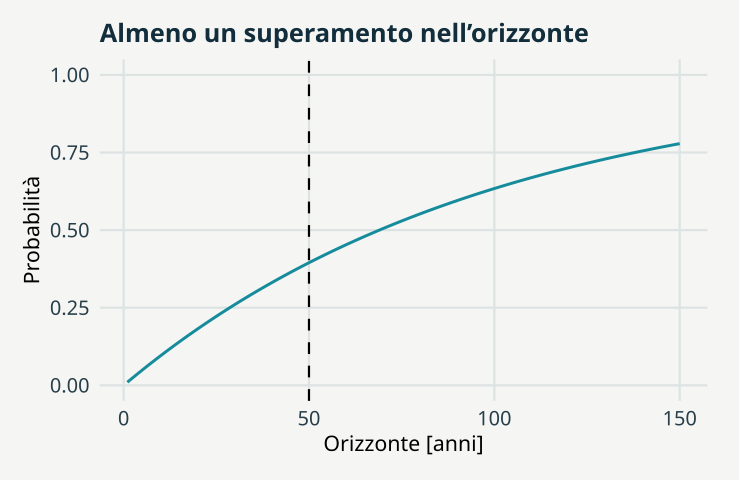

Source code (R):
# GeoStat Lab — funzioni comuni. R >= 4.3; ggplot2 >= 3.4; jsonlite.
suppressPackageStartupMessages(library(ggplot2))
col_geo <- c('#168B9C','#BC5B35','#7054A4','#A17B19','#227864','#64748B')
theme_set(theme_minimal(base_size=17, base_family='sans') + theme(
  plot.background=element_rect(fill='#F5F6F3',colour=NA),
  panel.background=element_rect(fill='#F5F6F3',colour=NA),
  panel.grid.minor=element_blank(),panel.grid.major=element_line(colour='#DCE3E2'),
  plot.title=element_text(size=19,face='bold',colour='#122D3B'),
  plot.subtitle=element_text(size=13,colour='#405560',margin=margin(b=12)),
  axis.text=element_text(size=15,colour='#273E4A'),axis.title=element_text(size=16),
  legend.position='bottom',legend.title=element_blank(),legend.text=element_text(size=14),
  strip.text=element_text(size=15,face='bold'),plot.margin=margin(18,24,18,18)))
metric <- function(...) data.frame(grandezza=names(c(...)),valore=as.character(c(...)),check.names=FALSE)
f <- function(x,d=3) {out<-formatC(x,digits=d,format='fg');out[!is.finite(x)]<-'Non definito';out}
line_plot <- function(d,x='x',y='y',title='',xl=x,yl=y,group=NULL) {
 p<-ggplot(d,aes(x=.data[[x]],y=.data[[y]]))
 if(is.null(group)) p<-p+geom_line(colour=col_geo[1],linewidth=1.05) else p<-p+aes(colour=.data[[group]],group=.data[[group]])+geom_line(linewidth=1)+scale_colour_manual(values=col_geo)
 p+labs(title=title,x=xl,y=yl)
}
point_plot <- function(d,x='x',y='y',title='',xl=x,yl=y,group=NULL) {
 p<-ggplot(d,aes(x=.data[[x]],y=.data[[y]]))
 if(is.null(group))p<-p+geom_point(colour=col_geo[1],size=2.5,alpha=.8) else p<-p+aes(colour=.data[[group]])+geom_point(size=2.7,alpha=.85)+scale_colour_manual(values=col_geo)
 p+labs(title=title,x=xl,y=yl)
}
hist_plot<-function(x,title='',xl='Valore',bins=20)ggplot(data.frame(x=x),aes(x))+geom_histogram(bins=bins,fill=col_geo[1],colour='#F5F6F3')+labs(title=title,x=xl,y='Frequenza')
bar_plot<-function(d,x='gruppo',y='valore',title='',yl='Valore')ggplot(d,aes(x=.data[[x]],y=.data[[y]],fill=.data[[x]]))+geom_col(width=.65)+scale_fill_manual(values=rep(col_geo,length.out=length(unique(d[[x]])) ))+guides(fill='none')+labs(title=title,x=NULL,y=yl)
map_plot<-function(d,z='z',title='',xl='Est [km]',yl='Nord [km]')ggplot(d,aes(x,y,fill=.data[[z]]))+geom_raster()+coord_equal()+scale_fill_gradientn(colours=c('#153F56','#298C9C','#B8CDB2','#F1D889','#AD542F'))+labs(title=title,x=xl,y=yl)
acf_data<-function(x,lag=20){a<-acf(x,lag.max=min(lag,length(x)-1),plot=FALSE);data.frame(x=as.vector(a$lag)[-1],y=as.vector(a$acf)[-1])}
# AR(1), distribuzione marginale stazionaria N(0, 1).
ar_series<-function(n,rho){x<-numeric(n);x[1]<-rnorm(1);for(i in 2:n)x[i]<-rho*x[i-1]+sqrt(1-rho^2)*rnorm(1);x}
# Distanze euclidee in unità metriche già dichiarate; nessuna conversione implicita di CRS.
dist_cross<-function(a,b)sqrt(outer(a[,1],b[,1],'-')^2+outer(a[,2],b[,2],'-')^2)
# Predittore IDW: i punti coincidenti ricevono esattamente il valore osservato.
idw<-function(xy,z,new,power=2){dd<-dist_cross(new,xy);apply(dd,1,function(d)if(any(d<1e-10))mean(z[d<1e-10])else weighted.mean(z,d^(-power)))}
# CART didattico binario: divisioni assiali che minimizzano l'impurità di Gini.
cart_fit<-function(x,y,depth=2,minleaf=4){
 node<-list(p=mean(y),n=length(y));if(depth<1||length(unique(y))<2||length(y)<2*minleaf)return(node)
 best<-Inf
 for(j in seq_len(ncol(x))){v<-sort(unique(x[,j])); if(length(v)<2)next
  for(cut in (head(v,-1)+tail(v,-1))/2){left<-x[,j]<=cut;nl<-sum(left);nr<-sum(!left);if(min(nl,nr)<minleaf)next
   score<-nl*mean(y[left])*(1-mean(y[left]))+nr*mean(y[!left])*(1-mean(y[!left]))
   if(score<best){best<-score;node$j<-j;node$cut<-cut;split<-left}
  }
 }
 if(is.finite(best)){node$left<-cart_fit(x[split,,drop=FALSE],y[split],depth-1,minleaf);node$right<-cart_fit(x[!split,,drop=FALSE],y[!split],depth-1,minleaf)};node
}
cart_predict<-function(tree,x)apply(x,1,function(row){t<-tree;while(!is.null(t$j))t<-if(row[t$j]<=t$cut)t$left else t$right;t$p})

p <- list(T = 100, H = 50, seed = 17)
set.seed(p$seed)
h <- 1:150

data <- data.frame(x = h, y = 1 - (1 - 1/p$T)^h)

plots <- list(line_plot(data, title = "Almeno un superamento nell’orizzonte", xl = "Orizzonte [anni]", 
    yl = "Probabilità") + geom_vline(xintercept = p$H, linetype = 2) + coord_cartesian(ylim = c(0, 
    1)))

metrics <- metric(`Probabilità annuale` = f(1/p$T), `Probabilità cumulata` = f(1 - (1 - 
    1/p$T)^p$H), `Numero atteso di superamenti` = f(p$H/p$T))
print(metrics,row.names=FALSE)
ggplot2::ggsave('m14-ritorno-A.svg',plots[[1]],device=svglite::svglite,width=7.7,height=5.0,bg='#F8F6F1')
